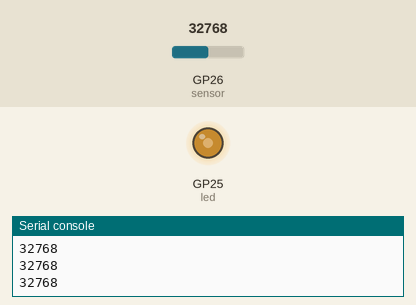
Simulated run of this program. Board: Raspberry Pi Pico running MicroPython. Parts: output pins drawn as LEDs (lit = HIGH), the last lines printed to the serial console. The inputs (shaded band) are chosen by the test bench; at power-on: GP26 (sensor) = 32768 (analog values on the 0–65535 scale).

Above: at 1.2 s.
1.3 s: GP26 (sensor) set to 45874
At 2.5 s:
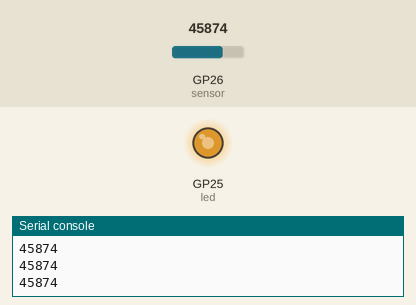
2.9 s: GP26 (sensor) set to 57670
At 3.8 s:
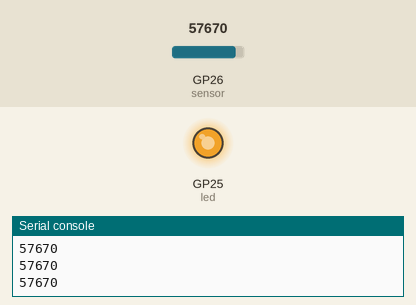
4.5 s: GP26 (sensor) set to 7864
At 5.1 s:
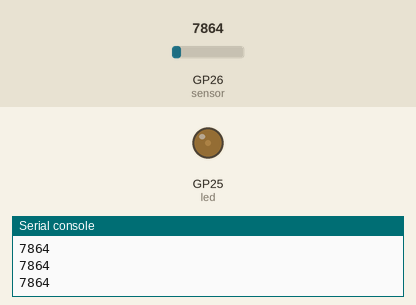
6.1 s: GP26 (sensor) set to 0
At 7.5 s:
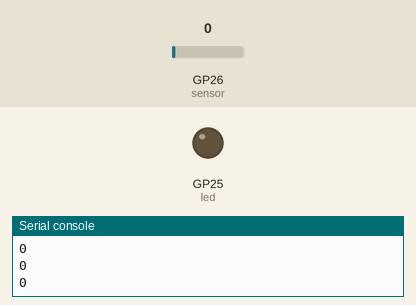
Timing chart, 0 to 8.7 s (numbered marks = the images above; inputs shaded):
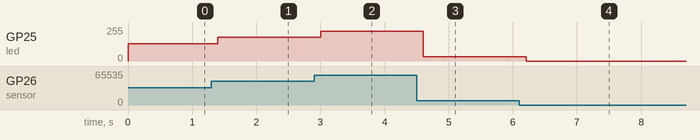

Measured:
- after the input at 1.3 s, GP25 (led): 128/255 → 178/255 after 0.10 s
- after the input at 2.9 s, GP25 (led): 178/255 → 224/255 after 0.10 s
- after the input at 4.5 s, GP25 (led): 224/255 → 31/255 after 0.10 s
- after the input at 6.1 s, GP25 (led): 31/255 → 0/255 after 0.11 s

The program:

potentiometer_mpython.py
```python
# Potentiometer example

from machine import Pin, ADC, PWM
from time import sleep

# Center of potenciometer at ADC0
sensor = ADC(0)

# Internal LED, PWM freq is 1KHz
led = PWM(Pin(25, Pin.OUT))
led.freq(1000)
led.duty_u16(0)

# Main loop
while True:
    # read potentiomenter pos
    val = sensor.read_u16()
    print(val)
    # set LED intensity
    led.duty_u16(val)
    # sleep between readings
    sleep(0.2)
```
